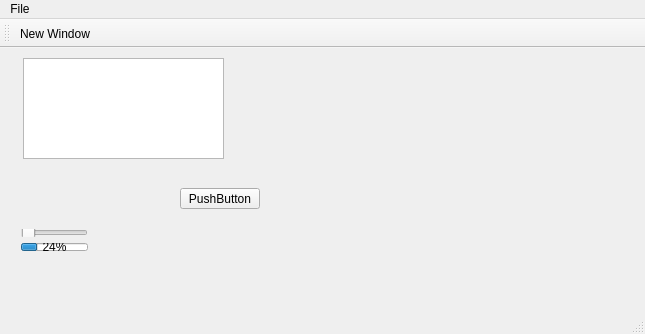
<?xml version="1.0" encoding="UTF-8"?>
<ui version="4.0">
 <class>MainWindow</class>
 <widget class="QMainWindow" name="MainWindow">
  <property name="geometry">
   <rect>
    <x>0</x>
    <y>0</y>
    <width>645</width>
    <height>334</height>
   </rect>
  </property>
  <property name="windowTitle">
   <string>MainWindow</string>
  </property>
  <widget class="QWidget" name="centralWidget">
   <widget class="QPushButton" name="pushButton">
    <property name="geometry">
     <rect>
      <x>180</x>
      <y>140</y>
      <width>80</width>
      <height>21</height>
     </rect>
    </property>
    <property name="text">
     <string>PushButton</string>
    </property>
   </widget>
   <widget class="QPlainTextEdit" name="plainTextEdit">
    <property name="geometry">
     <rect>
      <x>23</x>
      <y>10</y>
      <width>201</width>
      <height>101</height>
     </rect>
    </property>
   </widget>
   <widget class="QWidget" name="">
    <property name="geometry">
     <rect>
      <x>10</x>
      <y>170</y>
      <width>89</width>
      <height>44</height>
     </rect>
    </property>
    <layout class="QVBoxLayout" name="verticalLayout">
     <item>
      <widget class="QSlider" name="horizontalSlider">
       <property name="orientation">
        <enum>Qt::Horizontal</enum>
       </property>
      </widget>
     </item>
     <item>
      <widget class="QProgressBar" name="progressBar">
       <property name="value">
        <number>24</number>
       </property>
      </widget>
     </item>
    </layout>
   </widget>
   <zorder>pushButton</zorder>
   <zorder>progressBar</zorder>
   <zorder>horizontalSlider</zorder>
   <zorder>pushButton</zorder>
   <zorder>plainTextEdit</zorder>
   <zorder></zorder>
   <zorder>progressBar</zorder>
  </widget>
  <widget class="QMenuBar" name="menuBar">
   <property name="geometry">
    <rect>
     <x>0</x>
     <y>0</y>
     <width>645</width>
     <height>20</height>
    </rect>
   </property>
   <widget class="QMenu" name="menuFile">
    <property name="title">
     <string>File</string>
    </property>
    <addaction name="actionNew_Window"/>
   </widget>
   <addaction name="menuFile"/>
  </widget>
  <widget class="QStatusBar" name="statusBar"/>
  <widget class="QToolBar" name="toolBar">
   <property name="windowTitle">
    <string>toolBar</string>
   </property>
   <attribute name="toolBarArea">
    <enum>TopToolBarArea</enum>
   </attribute>
   <attribute name="toolBarBreak">
    <bool>false</bool>
   </attribute>
   <addaction name="actionNew_Window"/>
  </widget>
  <action name="actionNew_Window">
   <property name="text">
    <string>New Window</string>
   </property>
  </action>
 </widget>
 <layoutdefault spacing="6" margin="11"/>
 <resources/>
 <connections>
  <connection>
   <sender>pushButton</sender>
   <signal>clicked()</signal>
   <receiver>MainWindow</receiver>
   <slot>close()</slot>
   <hints>
    <hint type="sourcelabel">
     <x>54</x>
     <y>136</y>
    </hint>
    <hint type="destinationlabel">
     <x>157</x>
     <y>125</y>
    </hint>
   </hints>
  </connection>
 </connections>
</ui>
